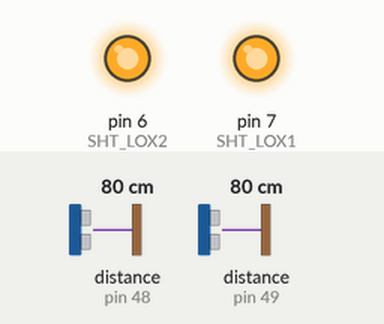
This sketch was run on a simulated Arduino Uno, built with avr-gcc and run on an emulated ATmega328P. On the bench: output pins drawn as LEDs (lit = HIGH). The inputs (shaded band) are chosen by the test bench; at power-on: distance to the obstacle (sensors on pin 48, pin 49) 80 cm. The ROS host is connected and sends only what is stated; what the sketch prints to the serial monitor is not drawn.

Above: at 1.2 s.
1.3 s: distance to the obstacle (sensor on pin 48) set to 250 cm
3.4 s: distance to the obstacle (sensor on pin 49) set to 250 cm
5.4 s: distance to the obstacle (sensor on pin 48) set to 2 cm
Timing chart, 0 to 8.4 s (numbered marks = the images above; inputs shaded):
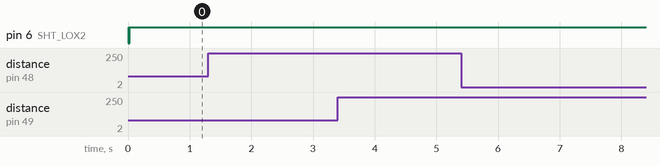

Measured:
- after the input at 1.3 s, every drawn part: stays the same
- after the input at 3.4 s, every drawn part: stays the same
- after the input at 5.4 s, every drawn part: stays the same

The sketch:

test.ino
```cpp
#include "Adafruit_VL53L0X.h"
#include <ros.h>
#include <std_msgs/Int16MultiArray.h>
#include <Servo.h>

#include <ros/time.h>
#include <std_msgs/UInt16.h>
#include <sensor_msgs/JointState.h>
#include <std_msgs/UInt16.h>
#include <std_msgs/String.h>
#include <sensor_msgs/Range.h>

// address we will assign if dual sensor is present
#define LOX1_ADDRESS 0x30
#define LOX2_ADDRESS 0x31

// set the pins to shutdown
#define SHT_LOX1 7
#define SHT_LOX2 6

// objects for the vl53l0x
Adafruit_VL53L0X lox1 = Adafruit_VL53L0X();
Adafruit_VL53L0X lox2 = Adafruit_VL53L0X();

// this holds the measurement
VL53L0X_RangingMeasurementData_t measure1;
VL53L0X_RangingMeasurementData_t measure2;

std_msgs::Int16MultiArray range_msg;
ros::Publisher pub_range( "range_data", &range_msg);

ros::NodeHandle  nh;

/*
    Reset all sensors by setting all of their XSHUT pins low for delay(10), then set all XSHUT high to bring out of reset
    Keep sensor #1 awake by keeping XSHUT pin high
    Put all other sensors into shutdown by pulling XSHUT pins low
    Initialize sensor #1 with lox.begin(new_i2c_address) Pick any number but 0x29 and it must be under 0x7F. Going with 0x30 to 0x3F is probably OK.
    Keep sensor #1 awake, and now bring sensor #2 out of reset by setting its XSHUT pin high.
    Initialize sensor #2 with lox.begin(new_i2c_address) Pick any number but 0x29 and whatever you set the first sensor to
 */
void setID() {
  // all reset
  digitalWrite(SHT_LOX1, LOW);
  digitalWrite(SHT_LOX2, LOW);
  delay(10);
  // all unreset
  digitalWrite(SHT_LOX1, HIGH);
  digitalWrite(SHT_LOX2, HIGH);
  delay(10);

  // activating LOX1 and reseting LOX2
  digitalWrite(SHT_LOX1, HIGH);
  digitalWrite(SHT_LOX2, LOW);

  // initing LOX1
  if(!lox1.begin(LOX1_ADDRESS)) {
    Serial.println(F("Failed to boot first VL53L0X"));
    while(1);
  }
  delay(10);

  // activating LOX2
  digitalWrite(SHT_LOX2, HIGH);
  delay(10);

  //initing LOX2
  if(!lox2.begin(LOX2_ADDRESS)) {
    Serial.println(F("Failed to boot second VL53L0X"));
    while(1);
  }
}

void read_dual_sensors() {

  lox1.rangingTest(&measure1, false); // pass in 'true' to get debug data printout!
  lox2.rangingTest(&measure2, false); // pass in 'true' to get debug data printout!

  // print sensor one reading
  Serial.print("1: ");
  if(measure1.RangeStatus != 4) {     // if not out of range
    Serial.print(measure1.RangeMilliMeter);
  } else {
    Serial.print("Out of range");
  }

  Serial.print(" ");

  // print sensor two reading
  Serial.print("2: ");
  if(measure2.RangeStatus != 4) {
    Serial.print(measure2.RangeMilliMeter);
  } else {
    Serial.print("Out of range");
  }

  Serial.println();
}
char dim0_label[] = "range_data";
void setup() {

nh.getHardware()->setBaud(250000);
  nh.initNode();
  nh.advertise(pub_range);
  range_msg.data_length = 2;
range_msg.layout.dim = (std_msgs::MultiArrayDimension *)
  malloc(sizeof(std_msgs::MultiArrayDimension) * 2);
  range_msg.layout.dim[0].label = dim0_label;
  range_msg.layout.dim[0].size = 2;
  range_msg.layout.dim[0].stride = 1*2;
  range_msg.layout.data_offset = 0;
  range_msg.data = (int *)malloc(sizeof(int)*2);
  Serial.begin(115200);

  // wait until serial port opens for native USB devices
  while (! Serial) { delay(1); }

  pinMode(SHT_LOX1, OUTPUT);
  pinMode(SHT_LOX2, OUTPUT);

  Serial.println("Shutdown pins inited...");

  digitalWrite(SHT_LOX1, LOW);
  digitalWrite(SHT_LOX2, LOW);

  Serial.println("Both in reset mode...(pins are low)");


  Serial.println("Starting...");
  setID();

}

void loop() {

  read_dual_sensors();
  delay(100);
}
```
